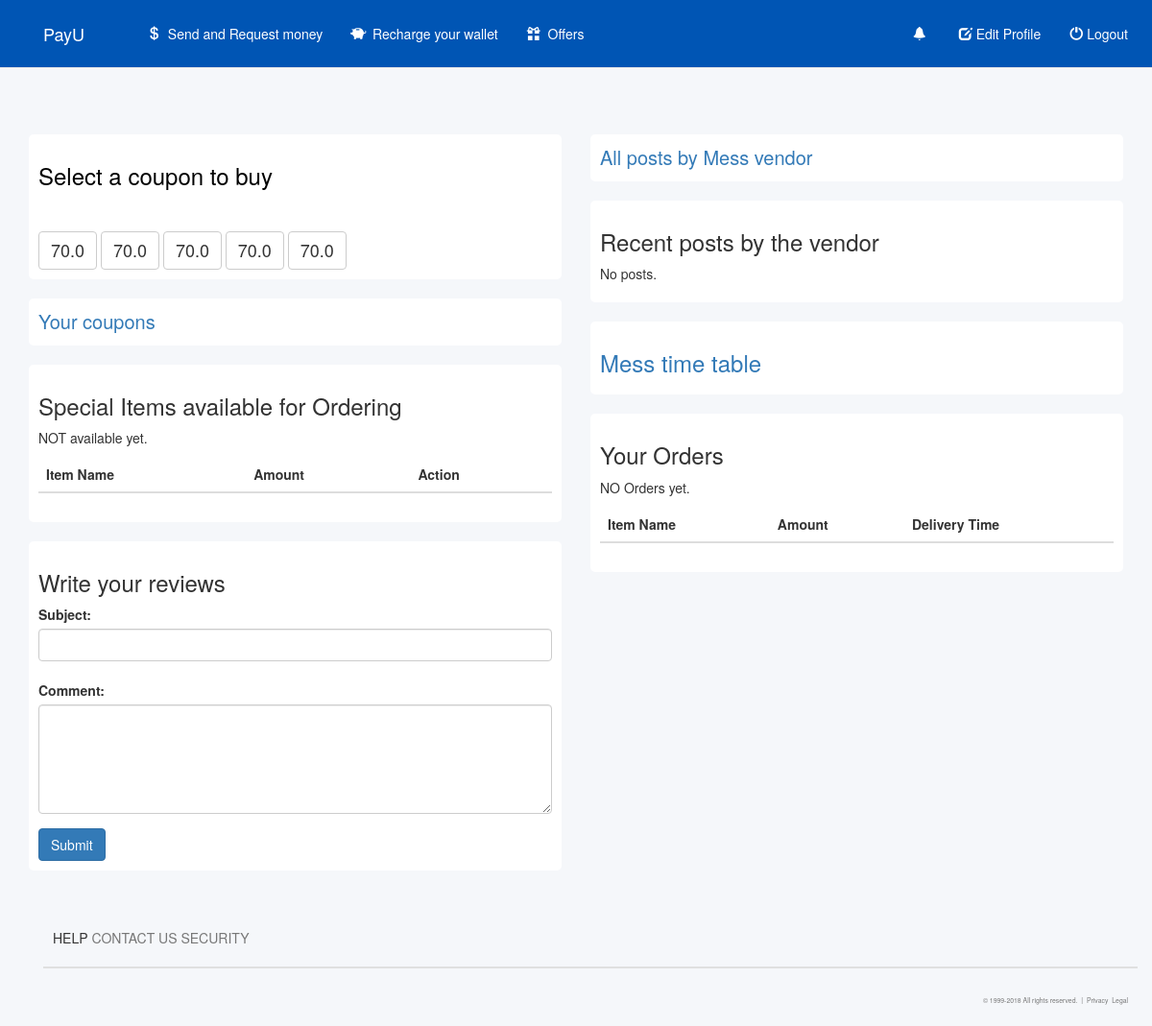
The app's page /usermess/ (signed in) with its own data.
### mess/models.py (models this page shows, shortened)
class Coupons(models.Model):
    couponId = models.AutoField(primary_key=True)
    addTime = models.DateTimeField()
    amount = models.FloatField(max_length=150, null=False)
    valid = models.BooleanField(default=1)
    slug = models.SlugField(max_length=5,
                            blank=True  )  # blank if it needs to be migrated to a model that didn't already have this

### usermess/views.py (the view)
# urls.py: path('', index, name='index'),
@login_required(login_url='/dashboard/login')
def index(request):
    user = request.user
    coupons = Coupons.objects.all().filter(valid=1)#.values('amount').distinct()
    orders = Orders.objects.all().filter(valid=1)
    posts = Posts.objects.all().order_by('-addTime')[:2]
    yourorders = OrdersBought.objects.filter(email=user).order_by('delTime')
    context = {"coupons": coupons, "orders": orders,"posts":posts,'yourorders':yourorders,'user':user}
    return render(request, "usermess/index.html", context)

### usermess/templates/usermess/index.html (shortened to what this page needs)
{%  extends "dashboard/base.html" %}
{%  block body %}
<br><br><br><br><br>
<div class="container">
<div class="row">
		<div class="col-sm-6">
		<div class="container-small" style="background-color:white; padding:10px;">
	<div> 	<h3 style="color:black">Select a coupon to buy</h3>
	<form action="{% url 'usermess.confirmcoupon' %}" method="post">
	<div class="form-group row">
	 <br>
	 </div>
    </form>
	{% for coupon in coupons %}
	<button type="button" class="btn btn-default" value="{{ coupon.couponId }}" onclick="display({{coupon.amount}},{{coupon.couponId}})" style="font-size:18px">{{ coupon.amount	 }}</button>
	{% empty %}
	<p>No Coupons yet</p>
	{% endfor %}
	</div>
        </div><br>
        <div class="container-small" style="background-color:white; padding:10px;">
	<div><a href="{% url 'usermess.yourcoupons' %} "><span style="font-size:20px">Your coupons</span    ></a>
	</div>
	</div>
	<br>
	<div class="container-small" style="background-color:white; padding:10px;">
		<h3> Special Items available for Ordering </h3>
			<table class="table">
				<thead> <tr>
				<th>Item Name</th>
				<th>Amount</th>
				<th>Action</th>
				</tr>
			{% for order in orders%}
				<tr>
				<td>{{ order.orderName }} </td>
				<td> {{ order.amount }}</td>
				<td>
                     <a href="{% url 'usermess.buyorder' pk=order.orderId %}"><button class="btn btn-info" value="Buy">Place Order</button></a>
                </td>
				</tr>
			{% empty %}
			<p> NOT available yet. </p>
			{% endfor %}
			</table>
		</div><br>
        <div class="container-small" style="background-color:white; padding:10px;">
		<h3> Write your reviews </h3>
            <form action="{% url 'usermess.writereview' %}" method="post">
                <div class="form-group">
                    <label for="subject">Subject:</label>
                    <input required class="form-control" type="text" name="reviewsubject" id="subject"/><br>
                  <label for="comment">Comment:</label>
                  <textarea required  class="form-control" rows="5" name = "reviewbody" id="comment"></textarea>
                </div>
                <input type="submit" class="btn btn-primary"/>
            </form>
		</div>
    </div>
        <div class="col-sm-6">
		<div class="container-small" style="background-color:white; padding:10px;">
            <a href="{% url 'usermess.allposts' %}" class="top-menu"> <span style="font-size:20px"> All posts by Mess vendor </span> </a>
		</div>
        <br>
		<div class="container-small" style="background-color:white; padding:10px;">
		<h3> Recent posts by the vendor</h3>
			{%for post in posts %}
				<div class="container-small" style="border:3px solid #F5F7FA;padding:5px;background-color:#e6e6e6">
				<div style="background-color:white;padding:1px">
				<h4> {{ post.title }} </h4> </div>
                    <div style="font-size:13px;color:#666666;padding:2px" align="right">{{post.addTime}}</div>
				<p style="font-size:16px"> {{post.body }}</p>
                </div>
                <br>
			{% empty %}
			<p> No posts. </p>
			{% endfor %}
			</div><br>
        <div class="container-small" style="background-color:white; padding:10px;">
            <a href="{%  url 'usermess.menu' %}"><h3>Mess time table</h3> </a>
		</div><br>
         <div class="container-small" style="background-color:white; padding:10px;">
		<h3> Your Orders</h3>
			<table class="table">
				<thead> <tr>
				<th>Item Name</th>
				<th>Amount</th>
                    <th>Delivery Time</th>
				</tr>
			{% for yourorder in yourorders%}
				<tr>
				<td>{{ yourorder.orderId.orderName }} </td>
				<td> {{ yourorder.orderId.amount }}</td>
                <td> {{ yourorder.delTime}} </td>
				</tr>
			{% empty %}
			<p> NO Orders yet. </p>
			{% endfor %}
			</table>
		</div><br>
        </div>
</div>
{%  endblock body  %}

### dashboard/static/dashboard/style.css (style rules this page uses)
body { background-color: #f5f7fa; !important; }

### dashboard/templates/dashboard/base.html (style rules this page uses)
.container-small { border-radius:5px; }

### records on screen
Coupons: amount "70.0"
Coupons: amount "70.0"
Coupons: amount "70.0"
Coupons: amount "70.0"
Coupons: amount "70.0"
